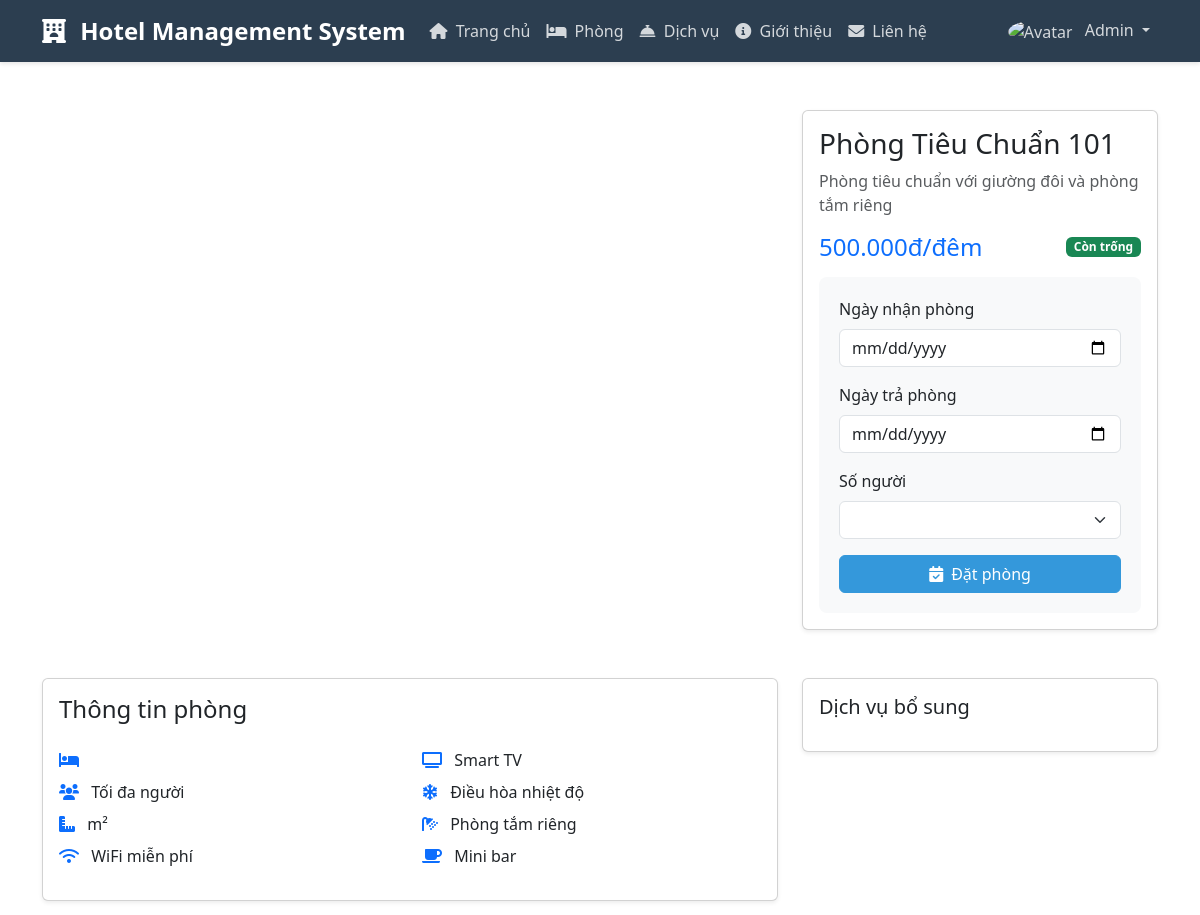
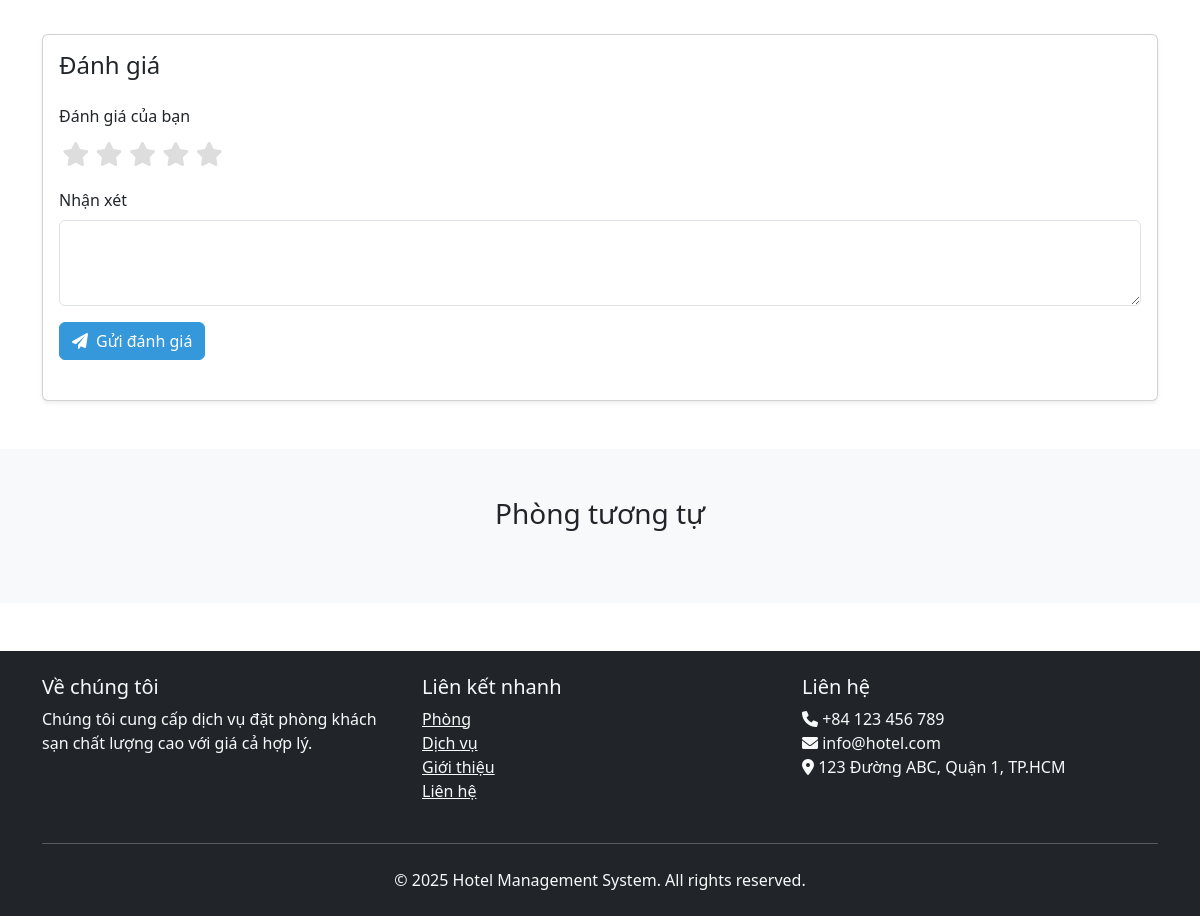
/?act=room-detail&id=1 (signed in), run on the app's committed database (2 pictures, top to bottom).
### tables this page shows
CREATE TABLE rooms (
    id INT PRIMARY KEY AUTO_INCREMENT,
    name VARCHAR(100) NOT NULL,
    type ENUM('standard', 'deluxe', 'suite', 'vip') NOT NULL,
    price DECIMAL(10,2) NOT NULL,
    status ENUM('available', 'booked', 'maintenance') NOT NULL DEFAULT 'available',
    description TEXT,
    created_at TIMESTAMP DEFAULT CURRENT_TIMESTAMP,
    updated_at TIMESTAMP DEFAULT CURRENT_TIMESTAMP ON UPDATE CURRENT_TIMESTAMP
);

### controllers/BaseController.php (called while the page is built, shortened)
<?php
class BaseController {
    protected function render($view, $data = []) {
        extract($data);
        require_once 'views/layouts/header.php';
        require_once 'views/' . $view . '.php';
        require_once 'views/layouts/footer.php';
    }
}

### controllers/RoomController.php (called while the page is built, shortened)
<?php
require_once 'BaseController.php';
class RoomController extends BaseController {
    private $roomModel;
    private $reviewModel;
    public function __construct() {
        $this->roomModel = new RoomModel();
        $this->reviewModel = new ReviewModel();
    }
    public function show($id) {
        $room = $this->roomModel->getById($id);
        $reviews = $this->reviewModel->getRoomReviews($id);
        $similarRooms = $this->roomModel->getSimilarRooms($id, $room['type'], 3);
        $this->render('rooms/show', [
            'room' => $room,
            'reviews' => $reviews,
            'similarRooms' => $similarRooms
        ]);
    }
}

### models/BaseModel.php (called while the page is built, shortened)
<?php
class BaseModel {
    protected $conn;
    protected $table;
    public function __construct() {
        $database = new Database();
        $this->conn = $database->getConnection();
    }
    public function getById($id) {
        $query = "SELECT * FROM " . $this->table . " WHERE id = :id";
        $stmt = $this->conn->prepare($query);
        $stmt->bindParam(":id", $id);
        $stmt->execute();
        return $stmt->fetch(PDO::FETCH_ASSOC);
    }
}

### config/database.php (called while the page is built, shortened)
<?php
class Database {
    private $host = "localhost";
    private $db_name = "hotel_management";
    private $username = "root";
    private $password = "";
    public function getConnection() {
        $this->conn = null;
        try {
            $this->conn = new PDO(
                "mysql:host=" . $this->host . ";dbname=" . $this->db_name,
                $this->username,
                $this->password
            );
            $this->conn->exec("set names utf8");
        } catch(PDOException $exception) {
            echo "Lỗi kết nối: " . $exception->getMessage();
        }
        return $this->conn;
    }
}

### views/rooms/show.php (the view, shortened to what this page needs)
<?php require_once 'views/layouts/header.php'; ?>
<section class="room-detail py-5">
    <div class="container">
        <div class="row mb-5">
            <div class="col-lg-8">
                <div id="roomCarousel" class="carousel slide" data-bs-ride="carousel">
                    <button class="carousel-control-prev" type="button" data-bs-target="#roomCarousel" data-bs-slide="prev">
                        <span class="carousel-control-prev-icon"></span>
                    </button>
                    <button class="carousel-control-next" type="button" data-bs-target="#roomCarousel" data-bs-slide="next">
                        <span class="carousel-control-next-icon"></span>
                    </button>
                </div>
            </div>
            <div class="col-lg-4">
                <div class="card shadow-sm">
                    <div class="card-body">
                        <h3 class="card-title"><?php echo $room['name']; ?></h3>
                        <p class="text-muted mb-3"><?php echo $room['description']; ?></p>
                        <div class="d-flex justify-content-between align-items-center mb-3">
                            <span class="h4 mb-0 text-primary">
                                <?php echo number_format($room['price'], 0, ',', '.'); ?>đ/đêm
                            </span>
                            <span class="badge <?php echo $room['status'] === 'available' ? 'bg-success' : 'bg-danger'; ?>">
                                <?php echo $room['status'] === 'available' ? 'Còn trống' : 'Đã đặt'; ?>
                            </span>
                        </div>
                        <form action="<?php echo BASE_URL; ?>?act=booking" method="POST" class="booking-form">
                            <div class="mb-3">
                                <label class="form-label">Ngày nhận phòng</label>
                                <input type="date" class="form-control" name="check_in" required>
                            </div>
                            <div class="mb-3">
                                <label class="form-label">Ngày trả phòng</label>
                                <input type="date" class="form-control" name="check_out" required>
                            </div>
                            <div class="mb-3">
                                <label class="form-label">Số người</label>
                                <select class="form-select" name="guests" required>
                                </select>
                            </div>
                            <button type="submit" class="btn btn-primary w-100"
                                    <?php echo $room['status'] !== 'available' ? 'disabled' : ''; ?>>
                                <i class="fas fa-calendar-check me-2"></i>Đặt phòng
                            </button>
                        </form>
                    </div>
                </div>
            </div>
        </div>
        <div class="row mb-5">
            <div class="col-lg-8">
                <div class="card shadow-sm">
                    <div class="card-body">
                        <h4 class="card-title mb-4">Thông tin phòng</h4>
                        <div class="row">
                            <div class="col-md-6">
                                <ul class="list-unstyled">
                                    <li class="mb-2">
                                        <i class="fas fa-bed me-2 text-primary"></i>
                                    </li>
                                    <li class="mb-2">
                                        <i class="fas fa-users me-2 text-primary"></i>
                                        Tối đa <?php echo $room['max_guests']; ?> người
                                    </li>
                                    <li class="mb-2">
                                        <i class="fas fa-ruler-combined me-2 text-primary"></i>
                                        <?php echo $room['size']; ?>m²
                                    </li>
                                    <li class="mb-2">
                                        <i class="fas fa-wifi me-2 text-primary"></i>
                                        WiFi miễn phí
                                    </li>
                                </ul>
                            </div>
                            <div class="col-md-6">
                                <ul class="list-unstyled">
                                    <li class="mb-2">
                                        <i class="fas fa-tv me-2 text-primary"></i>
                                        Smart TV
                                    </li>
                                    <li class="mb-2">
                                        <i class="fas fa-snowflake me-2 text-primary"></i>
                                        Điều hòa nhiệt độ
                                    </li>
                                    <li class="mb-2">
                                        <i class="fas fa-shower me-2 text-primary"></i>
                                        Phòng tắm riêng
                                    </li>
                                    <li class="mb-2">
                                        <i class="fas fa-coffee me-2 text-primary"></i>
                                        Mini bar
                                    </li>
                                </ul>
                            </div>
                        </div>
                    </div>
                </div>
            </div>
            <div class="col-lg-4">
                <div class="card shadow-sm mb-4">
                    <div class="card-body">
                        <h5 class="card-title mb-3">Dịch vụ bổ sung</h5>
                    </div>
                </div>
            </div>
        </div>
        <div class="row">
            <div class="col-12">
                <div class="card shadow-sm">
                    <div class="card-body">
                        <h4 class="card-title mb-4">Đánh giá</h4>
                        <?php if (isset($_SESSION['user_id'])): ?>
                        <form action="<?php echo BASE_URL; ?>?act=room-review&id=<?php echo $room['id']; ?>"
                              method="POST" class="mb-4">
                            <div class="mb-3">
                                <label class="form-label">Đánh giá của bạn</label>
                                <div class="rating">
                                    <?php for ($i = 5; $i >= 1; $i--): ?>
                                    <label for="star<?php echo $i; ?>">
                                        <i class="fas fa-star"></i>
                                    </label>
                                    <?php endfor; ?>
                                </div>
                            </div>
                            <div class="mb-3">
                                <label class="form-label">Nhận xét</label>
                                <textarea class="form-control" name="comment" rows="3" required></textarea>
                            </div>
                            <button type="submit" class="btn btn-primary">
                                <i class="fas fa-paper-plane me-2"></i>Gửi đánh giá
                            </button>
                        </form>
                        <?php endif; ?>
                    </div>
                </div>
            </div>
        </div>
    </div>
</section>
<section class="related-rooms bg-light py-5">
    <div class="container">
        <h3 class="text-center mb-5">Phòng tương tự</h3>
    </div>
</section>
<?php require_once 'views/layouts/footer.php'; ?>

### views/layouts/header.php (style rules this page uses)
:root { --primary-color: #2c3e50; --secondary-color: #3498db; --accent-color: #e74c3c; }
body { font-family: 'Segoe UI', Tahoma, Geneva, Verdana, sans-serif; }
.btn-primary { background-color: var(--secondary-color); border-color: var(--secondary-color); }

### views/rooms/show.php (style rules this page uses)
.booking-form { background: #f8f9fa; padding: 20px; border-radius: 8px; }
.rating { display: flex; flex-direction: row-reverse; justify-content: flex-end; }
.rating label { cursor: pointer; font-size: 1.5rem; color: #ddd; padding: 0 0.2rem; }
.card { transition: transform 0.3s ease; }

### data on the page
rooms: name "Phòng Tiêu Chuẩn 101", description "Phòng tiêu chuẩn với giường đôi và phòng tắm riêng", price "500.000"

### other printed values
SITE_NAME "Hotel Management System"
$_SESSION['user_name'] "Admin"
